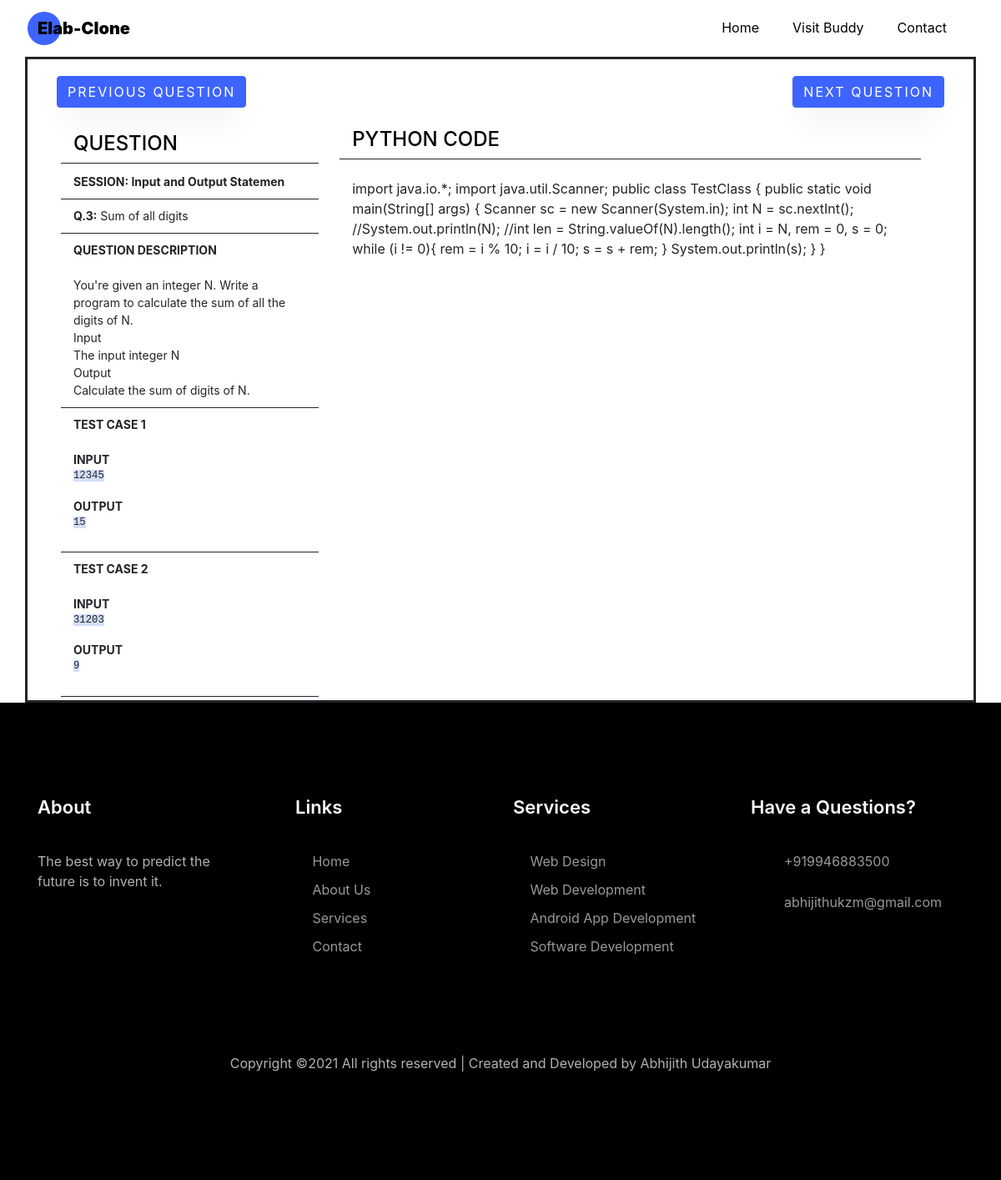
Screenshot of /PYTHON/data.php?rowid=3 with the database file from the repository.
### tables this page shows
CREATE TABLE `elabdata` (
  `id` int(100) DEFAULT NULL,
  `SESSION` varchar(255) DEFAULT NULL,
  `QUESTION_NO` varchar(100) DEFAULT NULL,
  `QUESTION_NAME` varchar(255) DEFAULT NULL,
  `QUESTION_DESC` varchar(3000) DEFAULT NULL,
  `CODE` varchar(5000) DEFAULT NULL
);

### PYTHON/data.php (the view, shortened to what this page needs)
<?php
$id = $_GET['rowid'];
$session = "";
$QNAME = "";
$QNDESC = "";
$CODE = "";
$TCNO = [];
$IP = [];
$OP = [];
$url = parse_url(getenv("CLEARDB_DATABASE_URL"));
$server = $url["host"];
$username = $url["user"];
$password = $url["pass"];
$db = substr($url["path"], 1);
$conn = new mysqli($server, $username, $password, $db);
  $sqldata = "SELECT id, SESSION, QUESTION_NO, QUESTION_NAME, QUESTION_DESC, CODE FROM elabdata WHERE id=$id";
  $result = $conn-> query($sqldata);
  if ($result-> num_rows > 0) {
    while ($row = $result-> fetch_assoc()) {
      $session = $row['SESSION'];
      $QNAME = $row['QUESTION_NAME'];
      $QNDESC = $row['QUESTION_DESC'];
      $CODE = $row['CODE'];
    }
  }
  $sqltest = "SELECT dataid, TESTCASE_NO, INPUT, OUTPUT FROM elabtestcase WHERE dataid=$id";
  $resulttest = $conn-> query($sqltest);
  if ($resulttest-> num_rows > 0) {
    $i = 0;
    while ($rowtest = $resulttest-> fetch_assoc()) {
      $TCNO[$i] = $rowtest['TESTCASE_NO'];
      $IP[$i] = $rowtest['INPUT'];
      $OP[$i] = $rowtest['OUTPUT'];
      $i++;
    }
  }
  $QNDESC = str_replace('(br)', '<br>', $QNDESC);
  $CODE = str_replace('(br)', '&#13;&#10;', $CODE);
?>
<!DOCTYPE html>
<html lang="en">
  <head>
    <link rel="stylesheet" href="css/open-iconic-bootstrap.min.css">
    <link rel="stylesheet" href="css/animate.css">
    <link rel="stylesheet" href="css/owl.carousel.min.css">
    <link rel="stylesheet" href="css/owl.theme.default.min.css">
    <link rel="stylesheet" href="css/magnific-popup.css">
    <link rel="stylesheet" href="css/aos.css">
    <link rel="stylesheet" href="css/ionicons.min.css">
    <link rel="stylesheet" href="css/flaticon.css">
    <link rel="stylesheet" href="css/icomoon.css">
    <link rel="stylesheet" href="css/style.css">
<link rel="stylesheet" href="https://stackpath.bootstrapcdn.com/bootstrap/4.5.0/css/bootstrap.min.css">
  </head>
  <body data-spy="scroll" data-target=".site-navbar-target" data-offset="300">
    <nav class="navbar navbar-expand-lg navbar-dark ftco_navbar ftco-navbar-light site-navbar-target" id="ftco-navbar">
      <div class="container">
        <a class="navbar-brand" href="../index.php" style="color: black;"><span style="color: black;">Elab-</span>Clone</a>
        <div class="collapse navbar-collapse" id="ftco-nav">
          <ul class="navbar-nav nav ml-auto">
            <li class="nav-item"><a href="python.php" class="nav-link"><span style="color: black;">Home</span></a></li>
            <li class="nav-item"><a href="https://buddywebdeveloper.herokuapp.com/" class="nav-link" target="_blank"><span style="color: black;">Visit Buddy</span></a></li>
            <li class="nav-item"><a href="https://buddywebdeveloper.herokuapp.com/contact.html" class="nav-link" target="_blank"><span style="color: black;">Contact</span></a></li>
          </ul>
        </div>
      </div>
    </nav>
    <section>
      <div class="container" style="border:solid;">
  <form method="GET">
  <div class="btns" style="float: left; margin-top: 20px;">
    <button type="submit" class="btn btn-primary" name="QID" value="<?php echo $id; ?>" style="margin-left: 20px;" formaction="previous.php">Previous Question</button>
  </div>
  <div class="btns" style="float: right; margin-top: 20px;">
    <button type="submit" class="btn btn-primary" name="QID" value="<?php echo $id; ?>" style="margin-right: 20px;" formaction="next.php">Next Question</button>
  </div>
  </form>
<div _ngcontent-c16="" class="outer">
 <div _ngcontent-c16="" class="container ng-star-inserted">
    <div _ngcontent-c16="" class="question">
      <div _ngcontent-c16="" class="inner"><mat-card _ngcontent-c16="" class="mat-elevation-z2 mat-card">
        <h4 _ngcontent-c16="">QUESTION</h4>
        <mat-divider _ngcontent-c16="" class="mat-divider" role="separator" aria-orientation="horizontal"></mat-divider>
        <div _ngcontent-c16="" class="list">
          <div _ngcontent-c16="" class="list-item">
            <a _ngcontent-c16="" class="title">SESSION: <span name="sessiondata"><?php echo $session; ?></span> </a>
          </div>
          <mat-divider _ngcontent-c16="" class="mat-divider" role="separator" aria-orientation="horizontal"></mat-divider>
          <div _ngcontent-c16="" class="list-item">
            <a _ngcontent-c16="" class="title"><span name="questionno">Q.<?php echo $id; ?>:</span></a>
            <a _ngcontent-c16=""><span name="questionname"><?php echo $QNAME; ?></span> </a>
          </div>
          <mat-divider _ngcontent-c16="" class="mat-divider" role="separator" aria-orientation="horizontal"></mat-divider>
          <div _ngcontent-c16="" class="list-item">
            <a _ngcontent-c16="" class="title">QUESTION DESCRIPTION </a><br _ngcontent-c16=""><br _ngcontent-c16="">
            <a _ngcontent-c16=""><span name="questiondesc"><?php echo $QNDESC; ?></span></a>
          </div>
          <mat-divider _ngcontent-c16="" class="mat-divider" role="separator" aria-orientation="horizontal"></mat-divider>
          <?php for($j=0; $j<count($TCNO); $j++){ ?>
              <div _ngcontent-c16="" class="list-item ng-star-inserted">
                    <a _ngcontent-c16="" class="title"><span name="tcno"><?php echo $TCNO[$j]; ?></span></a><br _ngcontent-c16=""><br _ngcontent-c16="">
                    <a _ngcontent-c16="" class="title">INPUT </a>
                    <pre _ngcontent-c16=""><code _ngcontent-c16=""><span name="tcinp"><?php echo $IP[$j]; ?></span></code></pre>
                    <a _ngcontent-c16="" class="title">OUTPUT </a>
                    <pre _ngcontent-c16=""><code _ngcontent-c16=""><span name="tcout"><?php echo $OP[$j]; ?></span></code></pre>
              </div>
              <mat-divider _ngcontent-c16="" class="mat-divider ng-star-inserted" role="separator" aria-orientation="horizontal"></mat-divider>
             <?php } ?>
        </div>
      </mat-card>
      </div>
    </div>
    <div _ngcontent-c16="" class="solution" >
      <mat-card _ngcontent-c16="" class="mat-elevation-z2 mat-card" style="display: block">
        <h4 _ngcontent-c16="">PYTHON CODE</h4>
        <mat-divider _ngcontent-c16="" class="mat-divider" role="separator" aria-orientation="horizontal"></mat-divider>
        <br _ngcontent-c16="">
     <div class="codeeditor" id="jseditor">
      <?php echo $CODE; ?>
     </div>
      </mat-card>
    </div>
  </div>
</div>
</div>
    </section>
    <footer class="ftco-footer ftco-section">
      <div class="container">
        <div class="row mb-5">
          <div class="col-md">
            <div class="ftco-footer-widget mb-4">
              <h2 class="ftco-heading-2">About</h2>
              <p>The best way to predict the future is to invent it.</p>
              <ul class="ftco-footer-social list-unstyled float-md-left float-lft mt-5">
              </ul>
            </div>
          </div>
          <div class="col-md">
            <div class="ftco-footer-widget mb-4 ml-md-4">
              <h2 class="ftco-heading-2">Links</h2>
              <ul class="list-unstyled">
                <li><a href="#"><span class="icon-long-arrow-right mr-2"></span>Home</a></li>
                <li><a href="#"><span class="icon-long-arrow-right mr-2"></span>About Us</a></li>
                <li><a href="#"><span class="icon-long-arrow-right mr-2"></span>Services</a></li>
                <li><a href="#"><span class="icon-long-arrow-right mr-2"></span>Contact</a></li>
              </ul>
            </div>
          </div>
          <div class="col-md">
             <div class="ftco-footer-widget mb-4">
              <h2 class="ftco-heading-2">Services</h2>
              <ul class="list-unstyled">
                <li><a href="#"><span class="icon-long-arrow-right mr-2"></span>Web Design</a></li>
                <li><a href="#"><span class="icon-long-arrow-right mr-2"></span>Web Development</a></li>
                <li><a href="#"><span class="icon-long-arrow-right mr-2"></span>Android App Development</a></li>
                <li><a href="#"><span class="icon-long-arrow-right mr-2"></span>Software Development</a></li>
              </ul>
            </div>
          </div>
          <div class="col-md">
            <div class="ftco-footer-widget mb-4">
              <h2 class="ftco-heading-2">Have a Questions?</h2>
              <div class="block-23 mb-3">
                <ul>
                  <li><a href="#"><span class="icon icon-phone"></span><span class="text">+919946883500</span></a></li>
                  <li><a href="#"><span class="icon icon-envelope"></span><span class="text">abhijithukzm@gmail.com</span></a></li>
                </ul>
              </div>
            </div>
          </div>
        </div>
        <div class="row">
          <div class="col-md-12 text-center">
            <p>
  Copyright &copy;<script>document.write(new Date().getFullYear());</script> All rights reserved | Created and Developed by <a href="">Abhijith Udayakumar</a>
  </p>
          </div>
        </div>
      </div>
    </footer>
  </body>
</html>

### PYTHON/css/icomoon.css (style rules this page uses)
[class^="icon-"], [class*=" icon-"] { font-family: 'icomoon' !important; speak: none; font-style: normal; font-weight: normal; font-variant: normal; text-transform: none; line-height: 1; -webkit-font-smoothing: antialiased; -moz-osx-font-smoothing: grayscale; }
.icon-phone:before { content: "\f095"; }
.icon-envelope:before { content: "\f0e0"; }
.icon-long-arrow-right:before { content: "\f178"; }

### PYTHON/data.php (style rules this page uses)
#jseditor { height: 450px; }
body { margin: 0; padding: 0; }
.mat-divider { display:block;margin:0;border-top-width:1px;border-top-style:solid }
.mat-card { transition:box-shadow 280ms cubic-bezier(.4,0,.2,1);display:block;position:relative;padding:24px;border-radius:2px }
.mat-card .mat-divider { position:absolute;left:0;width:100% }
.mat-card-content>:first-child,.mat-card>:first-child { margin-top:0 }
.mat-card-content>:last-child:not(.mat-card-footer),.mat-card>:last-child:not(.mat-card-footer) { margin-bottom:0 }
.outer[_ngcontent-c16] { display:block;max-width:100% }
.container[_ngcontent-c16] { padding:0 20px 0 20px;display:-webkit-box;display:-ms-flexbox;display:flex }
.question[_ngcontent-c16] { width:30%;margin-right:20px;padding:5px;max-height:calc(100vh - 70px);overflow:scroll }
.solution[_ngcontent-c16] { width:65.5% }
.list[_ngcontent-c16] { margin-top:10px }
.list-item[_ngcontent-c16] { padding:10px 0 10px 0;font-size:14px }
.list-item[_ngcontent-c16] a.title[_ngcontent-c16] { font-weight:700 }
mat-card[_ngcontent-c16] { padding-left:15px!important;padding-right:15px!important;padding-bottom:0!important }
pre[_ngcontent-c16] { white-space:pre-wrap }
code[_ngcontent-c16] { background:#d1dffa }

### rows the page displays
elabdata: SESSION "Input and Output Statemen", QUESTION_NAME "Sum of all digits", QUESTION_DESC "You're given an integer N. Write a program to calculate the sum of all the digits of N. Input The input integer N Output Calculate the sum of digits of N.", CODE "import java.io.*; import java.util.Scanner; public class TestClass { public static void main(String[] args) { Scanner sc = new Scanner(System.in); int N = sc.nextInt(); //System.out.println(N); //int len = String.valueOf(N).length(); int i = N, rem = 0, s = 0; while (i != 0){ rem = i % 10; i = i / 10; s = s + rem; } System.out.println(s); } }"

### other values shown
$id "3"
$TCNO[$j] "TEST CASE 1"
$IP[$j] "12345"
$OP[$j] "15"
$TCNO[$j] "TEST CASE 2"
$IP[$j] "31203"
$OP[$j] "9"
